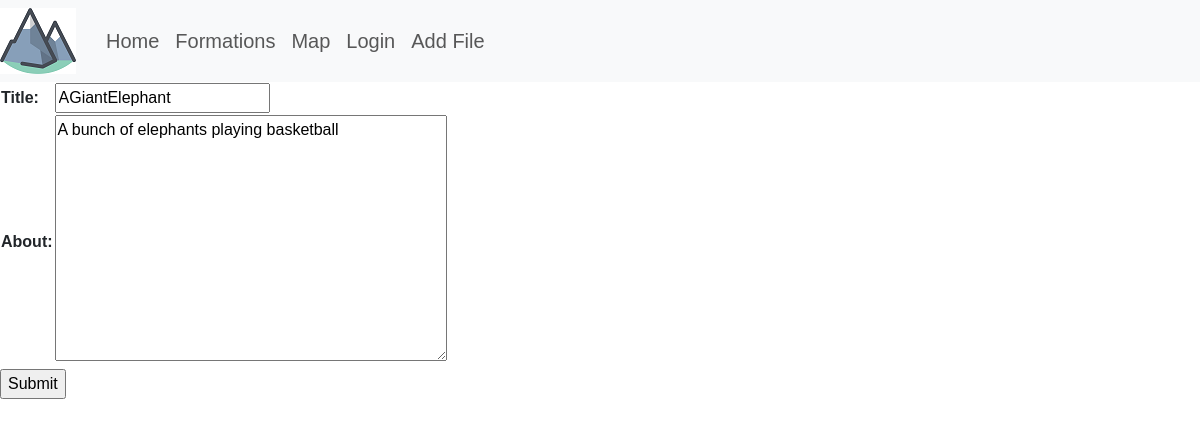
/portfolio/2/update, run on an earlier commit of the app's database.
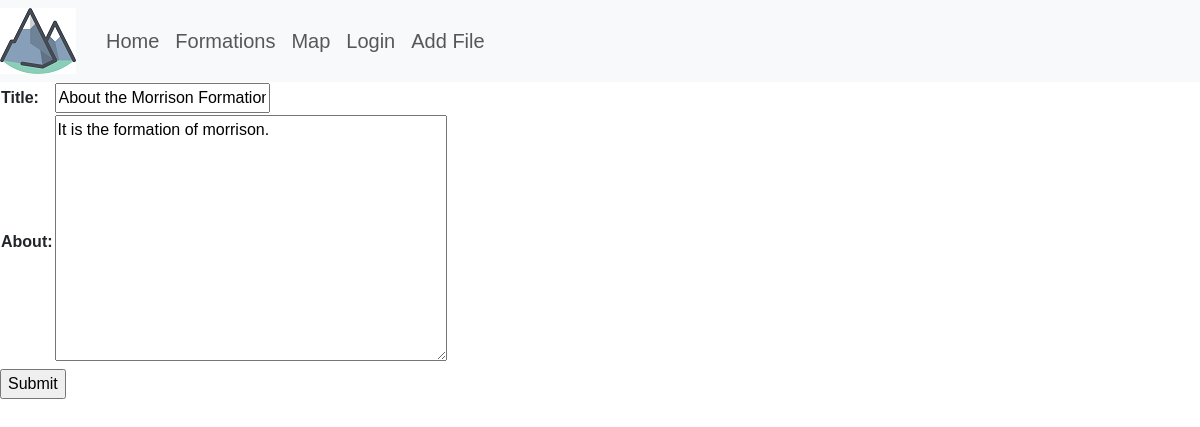
And on a later commit of the database.
### portfolio_app/models.py (models this page shows, shortened)
class Portfolio(models.Model):
    title = models.CharField(max_length=200, default=timezone.now)
    contact_email = models.CharField(max_length=200, default=timezone.now)
    is_active = models.BooleanField(default=False)
    about = models.TextField(blank=True)

### portfolio_app/views.py (the view)
# urls.py: path('portfolio/<int:pk>/update', views.update_portfolio, name='update-portfolio'),
def update_portfolio(request, pk):
    portfolio = get_object_or_404(Portfolio, pk=pk)
    if request.method == 'POST':
        form = PortfolioForm(request.POST, instance=portfolio)
        form.save()
        return redirect('portfolio-detail', pk=pk)
    else:
        form = PortfolioForm(instance=portfolio)
    return render(request, "portfolio_app/project_form.html", {'form': form})

### portfolio_app/forms.py
class PortfolioForm(ModelForm):
    class Meta:
        model = Portfolio
        fields =('title', 'about')

### portfolio_app/templates/portfolio_app/project_form.html (shortened to what this page needs)
{% extends 'portfolio_app/base_template.html' %}
{% block content %}
<form action="" method="POST">
<table>
{{ form.as_table }}
</table>
<input type="submit" name="Submit">
</form>
{% endblock %}

What changed in the data, as far as the page shows it:
changed Portfolio: title "AGiantElephant" → "About the Morrison Formation"; about "A bunch of elephants playing basketball" → "It is the formation of morrison."
